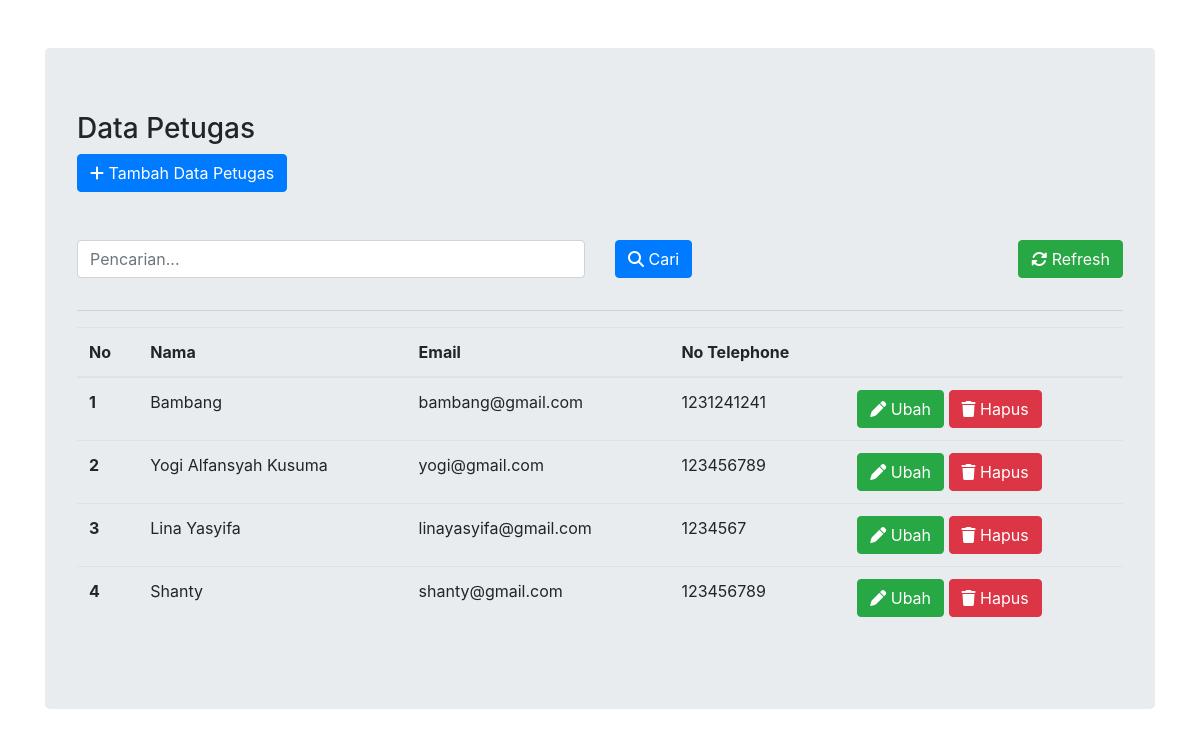
The page / on the database its author committed.
### tables this page shows
CREATE TABLE `data_petugas` (
  `id` int(11) NOT NULL,
  `nama` varchar(125) NOT NULL,
  `email` varchar(125) NOT NULL,
  `no_tlp` varchar(15) NOT NULL
);

### init.php (called while the page is built, shortened)
<?php
$host     = "localhost";
$username = "root";
$password = "";
$database = "crud_native";
$conn = mysqli_connect($host, $username, $password, $database);
function query($query)
{
    global $conn;
    $result = mysqli_query($conn, $query);
    $data = [];
    while ($row = mysqli_fetch_assoc($result)) {
        $data[] = $row;
    }
    return $data;
}

### index.php (the view, shortened to what this page needs)
<?php
require 'init.php';
$petugas = query("SELECT * FROM data_petugas ORDER BY id DESC");
require "templates/header.php";
?>
<body>
    <div class="container mt-5">
        <div class="jumbotron">
            <h3>Data Petugas</h3>
            <a href="tambah.php">
                <button class="btn btn-primary mb-5"><i class="fas fa-plus"></i> Tambah Data Petugas</button>
            </a><br>
            <form action="" method="post">
                <div class="row">
                    <div class="col-lg-6">
                        <div class="form-group">
                            <input type="text" name="cari" class="form-control" placeholder="Pencarian..." autofocus autocomplete="off">
                        </div>
                    </div>
                    <div class="col-lg-6">
                        <button type="submit" name="submit" class="btn btn-primary"><i class="fas fa-search"></i> Cari</button>
                        <a href="index.php" class="btn btn-success float-right"><i class="fas fa-sync-alt"></i> Refresh</a>
                    </div>
                </div>
            </form>
            <hr>
            <table class="table table-hover">
                <thead>
                    <tr>
                        <th scope="col">No</th>
                        <th scope="col">Nama</th>
                        <th scope="col">Email</th>
                        <th scope="col">No Telephone</th>
                        <th scope="col"></th>
                    </tr>
                </thead>
                <tbody>
                    <?php $i = 1; ?>
                    <?php foreach ($petugas as $row) : ?>
                        <tr>
                            <th scope="row"><?= $i; ?></th>
                            <td><?= $row["nama"]; ?></td>
                            <td><?= $row["email"]; ?></td>
                            <td><?= $row["no_tlp"]; ?></td>
                            <td><a href="ubah.php?id=<?= $row['id']; ?>" class="btn btn-success"><i class="fas fa-pen"></i> Ubah</a>
                                <a href="hapus.php?id=<?= $row['id']; ?>" class="btn btn-danger"><i class="fas fa-trash"></i> Hapus</a>
                            </td>
                            <?php $i++; ?>
                        <?php endforeach; ?>
                </tbody>
            </table>
        </div>
    </div>
    <?php require 'templates/footer.php'; ?>

### templates/header.php (shortened to what this page needs)
<!doctype html>
<html lang="en">
<head>
  <link rel="stylesheet" href="https://stackpath.bootstrapcdn.com/bootstrap/4.3.1/css/bootstrap.min.css">
</head>

### templates/footer.php (shortened to what this page needs)
</body>
</html>

### rows shown on the page
data_petugas: nama "Bambang", email "bambang@gmail.com", no_tlp "1231241241"
data_petugas: nama "Yogi Alfansyah Kusuma", email "yogi@gmail.com", no_tlp "123456789"
data_petugas: nama "Lina Yasyifa", email "linayasyifa@gmail.com", no_tlp "1234567"
data_petugas: nama "Shanty", email "shanty@gmail.com", no_tlp "123456789"
